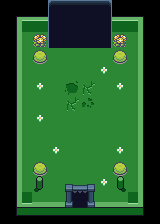

A level layout from a 2D game, rendered from its tile map. Below: a short description, then the map file with its tile-grid data intact:
An orthogonal 10x14 tile map with 16x16 px tiles, 2 tile layers (base, porta), 3 tilesets and 3 objects (Start, finale_v, NPC).

<map version="1.10" tiledversion="1.12.2" orientation="orthogonal" renderorder="right-down" width="10" height="14" tilewidth="16" tileheight="16" infinite="0" nextlayerid="6" nextobjectid="7">
 <tileset firstgid="1" source="../tilestes/tileset_full.tsx" />
 <tileset firstgid="401" source="../tilestes/cristalli.tsx" />
 <tileset firstgid="1169" source="../tilestes/CARTELLI.tsx" />
 <layer id="1" name="base" width="10" height="14" locked="1">
  <data encoding="csv">
0,0,0,0,0,0,0,0,0,0,
0,321,322,322,322,322,322,322,324,0,
0,337,338,338,338,338,338,338,346,0,
0,337,338,338,338,338,338,338,346,0,
0,337,338,338,338,338,338,338,346,0,
0,337,338,338,338,338,338,338,346,0,
0,337,338,338,338,338,338,338,346,0,
0,337,338,338,338,338,338,338,346,0,
0,337,338,338,338,338,338,338,346,0,
0,337,338,338,338,338,338,338,346,0,
0,337,338,338,338,338,338,338,346,0,
0,337,338,338,338,338,338,338,346,0,
0,3221225796,1610613073,1610613073,1610613073,1610613073,1610613073,1610613073,3221225793,0,
0,0,0,0,0,0,0,0,0,0
</data>
 </layer>
 <objectgroup id="3" name="start">
  <object id="6" name="start" type="Start" x="80" y="176">
   <point />
  </object>
 </objectgroup>
 <objectgroup id="4" name="finale_v">
  <object id="4" name="finale_v" x="48" y="32" width="64" height="16">
   <properties>
    <property name="condition" value="boss_sconfitto" />
    <property name="type" value="portaF" />
   </properties>
  </object>
 </objectgroup>
 <layer id="2" name="porta" width="10" height="14">
  <data encoding="csv">
0,0,0,418,419,419,420,0,0,0,
0,0,0,481,482,483,485,0,0,0,
0,0,1401,481,482,483,485,1401,0,0,
0,0,1404,0,0,0,0,1404,0,0,
0,0,0,0,0,0,1418,0,0,0,
0,0,1418,0,358,355,0,1418,0,0,
0,0,0,0,355,357,0,0,0,0,
0,0,1418,0,0,0,0,0,0,0,
0,0,0,0,0,0,0,0,0,0,
0,0,0,1418,0,0,0,1418,0,0,
0,0,1404,0,0,0,0,1404,0,0,
0,0,2147483993,0,1071,1072,1418,345,0,0,
0,0,0,0,1103,1104,0,0,0,0,
0,379,380,380,380,380,380,380,381,0
</data>
 </layer>
 <objectgroup id="5" name="Boss">
  <object id="5" name="Boss" type="NPC" x="80" y="96">
   <properties>
    <property name="isBoss" type="bool" value="true" />
   </properties>
   <point />
  </object>
 </objectgroup>
</map>
